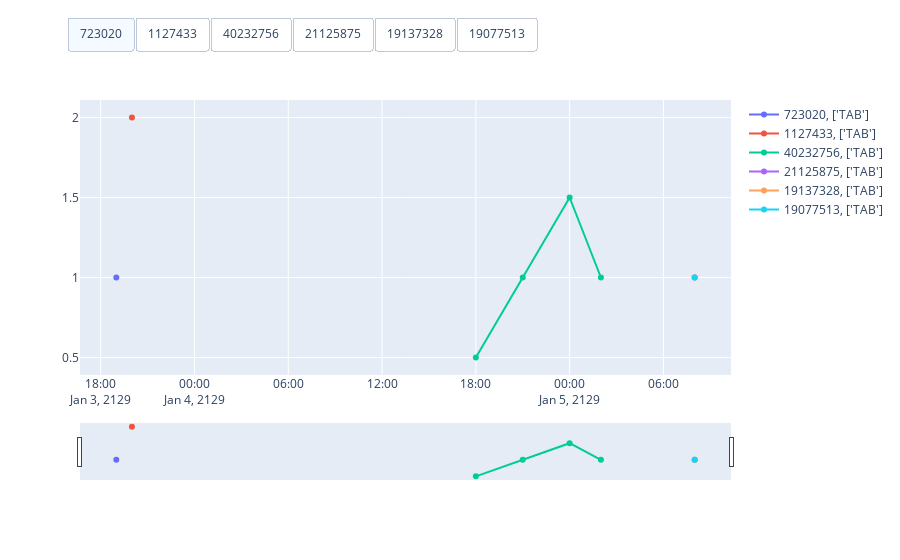

Here is the notebook cell this chart was saved with:
### Code cell
# TOGGLE GRAPH - not useful

patient1 = patient1.sort_values(by='drug_exposure_start_datetime')
number_types = patient1.dose_unit_source_value.describe()['unique']

#fig3 = make_subplots(rows = 1, cols = number_types, subplot_titles=(patient1.dose_unit_source_value.value_counts().index))
colonne = 1

for drug_type in patient1.dose_unit_source_value.value_counts().index:
    #print(drug_type)
    traces = []
    buttons = []

    # for each drug type, create a liste of traces and buttons
    for d in patient1[patient1.dose_unit_source_value == drug_type].drug_concept_id.unique():
        temp = patient1[patient1.drug_concept_id == d]

        traces.append(go.Scatter(x = temp.drug_exposure_start_datetime, y = temp.quantity, name=f'{d}, {temp.dose_unit_source_value.unique()}', visible = True))
        
        buttons.append(dict(method='update',
                        label=f'{d}',
                        visible=True,
                        args=[{'visible':[x == d for x in patient1[patient1.dose_unit_source_value == drug_type].drug_concept_id.unique()]}],
                        args2=[{'visible':[x != d for x in patient1[patient1.dose_unit_source_value == drug_type].drug_concept_id.unique()]}]
                        )
                )

    # Make the graph with toggle
        
    # add a button 'All' to toggle them all together    
    layout = go.Layout(
        updatemenus=[
            dict(
                type='buttons',
                direction='right',
                x=0.7,
                y=1.3,
                showactive=True,
                buttons=buttons
            )
        ],
        showlegend=True

    )

    fig3 = go.Figure(data=traces,layout=layout)
    fig3.update_layout(xaxis=dict(rangeslider=dict(autorange=True, range=[patient1_drug1.drug_exposure_start_datetime.min(), patient1_drug1.drug_exposure_start_datetime.max()])))
   
    fig3.show()




# https://plotly.com/python/range-slider/ axes avec plusieurs type d'échelle

### Figure 1 — Plotly figure (JSON) as saved in the notebook; plotly's stock layout.template omitted (floating-point values rounded to 4 significant figures)
{"data": [{"name": "723020, ['TAB']", "type": "scatter", "visible": true, "x": ["2129-01-03 19:00:00"], "y": [1]}, {"name": "1127433, ['TAB']", "type": "scatter", "visible": true, "x": ["2129-01-03 20:00:00"], "y": [2]}, {"name": "40232756, ['TAB']", "type": "scatter", "visible": true, "x": ["2129-01-04 18:00:00", "2129-01-04 21:00:00", "2129-01-05 00:00:00", "2129-01-05 02:00:00"], "y": [0.5, 1, 1.5, 1]}, {"name": "21125875, ['TAB']", "type": "scatter", "visible": true, "x": ["2129-01-05 08:00:00"], "y": [1]}, {"name": "19137328, ['TAB']", "type": "scatter", "visible": true, "x": ["2129-01-05 08:00:00"], "y": [1]}, {"name": "19077513, ['TAB']", "type": "scatter", "visible": true, "x": ["2129-01-05 08:00:00"], "y": [1]}], "layout": {"showlegend": true, "updatemenus": [{"buttons": [{"args": [{"visible": [true, false, false, false, false, false]}], "args2": [{"visible": [false, true, true, true, true, true]}], "label": "723020", "method": "update", "visible": true}, {"args": [{"visible": [false, true, false, false, false, false]}], "args2": [{"visible": [true, false, true, true, true, true]}], "label": "1127433", "method": "update", "visible": true}, {"args": [{"visible": [false, false, true, false, false, false]}], "args2": [{"visible": [true, true, false, true, true, true]}], "label": "40232756", "method": "update", "visible": true}, {"args": [{"visible": [false, false, false, true, false, false]}], "args2": [{"visible": [true, true, true, false, true, true]}], "label": "21125875", "method": "update", "visible": true}, {"args": [{"visible": [false, false, false, false, true, false]}], "args2": [{"visible": [true, true, true, true, false, true]}], "label": "19137328", "method": "update", "visible": true}, {"args": [{"visible": [false, false, false, false, false, true]}], "args2": [{"visible": [true, true, true, true, true, false]}], "label": "19077513", "method": "update", "visible": true}], "direction": "right", "showactive": true, "type": "buttons", "x": 0.7, "y": 1.3}], "xaxis": {"rangeslider": {"autorange": true, "range": ["2129-01-04 18:00:00", "2129-01-05 02:00:00"]}}}}
